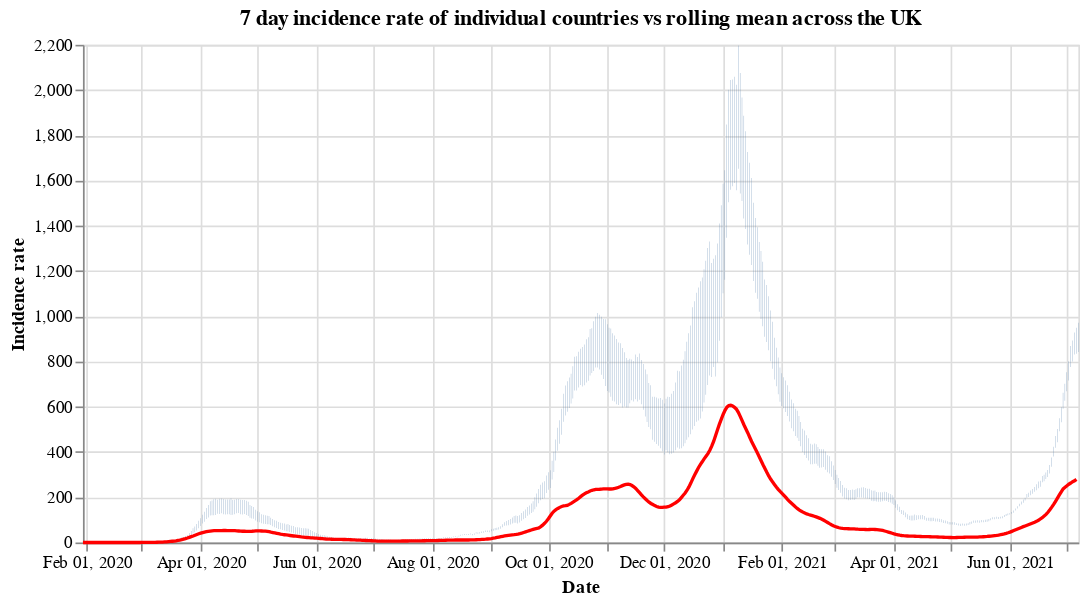

Write notebook code for a chart like this one.
### Code cell
#collapse
countries = uk_cases['areaName'].unique()
countries.sort()

selection = alt.selection_single(
    name='Select',
    fields=['areaName'],
    init={'areaName': 'Wales'},
    bind={'areaName': alt.binding_select(options=countries)}
)

# scatter plot, modify opacity based on selection
bars = alt.Chart(uk_cases).mark_bar().add_selection(
    selection
).encode(
    x=alt.X("yearmonthdate(date):T", axis=alt.Axis(title='Date')),
    y=alt.Y("weeklyCasesRate:Q", axis=alt.Axis(title='Incidence rate')),
    tooltip='weeklyCasesRate:Q',
    opacity=alt.condition(selection, alt.value(1), alt.value(0))
).properties(title=f'7 day incidence rate of individual countries vs rolling mean across the UK', width=600)

line = alt.Chart(overview_cases).mark_line(
    color='red',
    size=2,
).transform_window(
    rolling_mean='mean(weeklyCasesRate)',
    frame=[0, 7]
).encode(
    x='yearmonthdate(date):T',
    y='rolling_mean:Q'
)

alt.layer(bars, line)

### Figure 1 — Vega-Lite specification as saved in the notebook (floating-point values rounded to 4 significant figures; data arrays with more than 128 entries replaced by an {"elided": "..."} marker saying what was removed)
{"config": {"view": {"continuousWidth": 400, "continuousHeight": 300}}, "layer": [{"data": {"name": "data-f127df9ec96f322840343bd87025a00a"}, "mark": "bar", "encoding": {"opacity": {"condition": {"value": 1, "selection": "Select"}, "value": 0}, "tooltip": {"type": "quantitative", "field": "weeklyCasesRate"}, "x": {"type": "temporal", "axis": {"title": "Date"}, "field": "date", "timeUnit": "yearmonthdate"}, "y": {"type": "quantitative", "axis": {"title": "Incidence rate"}, "field": "weeklyCasesRate"}}, "selection": {"Select": {"type": "single", "fields": ["areaName"], "init": {"areaName": "Wales"}, "bind": {"areaName": {"input": "select", "options": ["England", "Northern Ireland", "Scotland", "Wales"]}}}}, "title": "7 day incidence rate of individual countries vs rolling mean across the UK", "width": 600}, {"data": {"name": "data-661eba6c316bf6a128966bbb1b0205b5"}, "mark": {"type": "line", "color": "red", "size": 2}, "encoding": {"x": {"type": "temporal", "field": "date", "timeUnit": "yearmonthdate"}, "y": {"type": "quantitative", "field": "rolling_mean"}}, "transform": [{"window": [{"op": "mean", "field": "weeklyCasesRate", "as": "rolling_mean"}], "frame": [0, 7]}]}], "$schema": "https://vega.github.io/schema/vega-lite/v4.8.1.json", "datasets": {"data-f127df9ec96f322840343bd87025a00a": {"elided": "2004 records"}, "data-661eba6c316bf6a128966bbb1b0205b5": {"elided": "524 records"}}}
